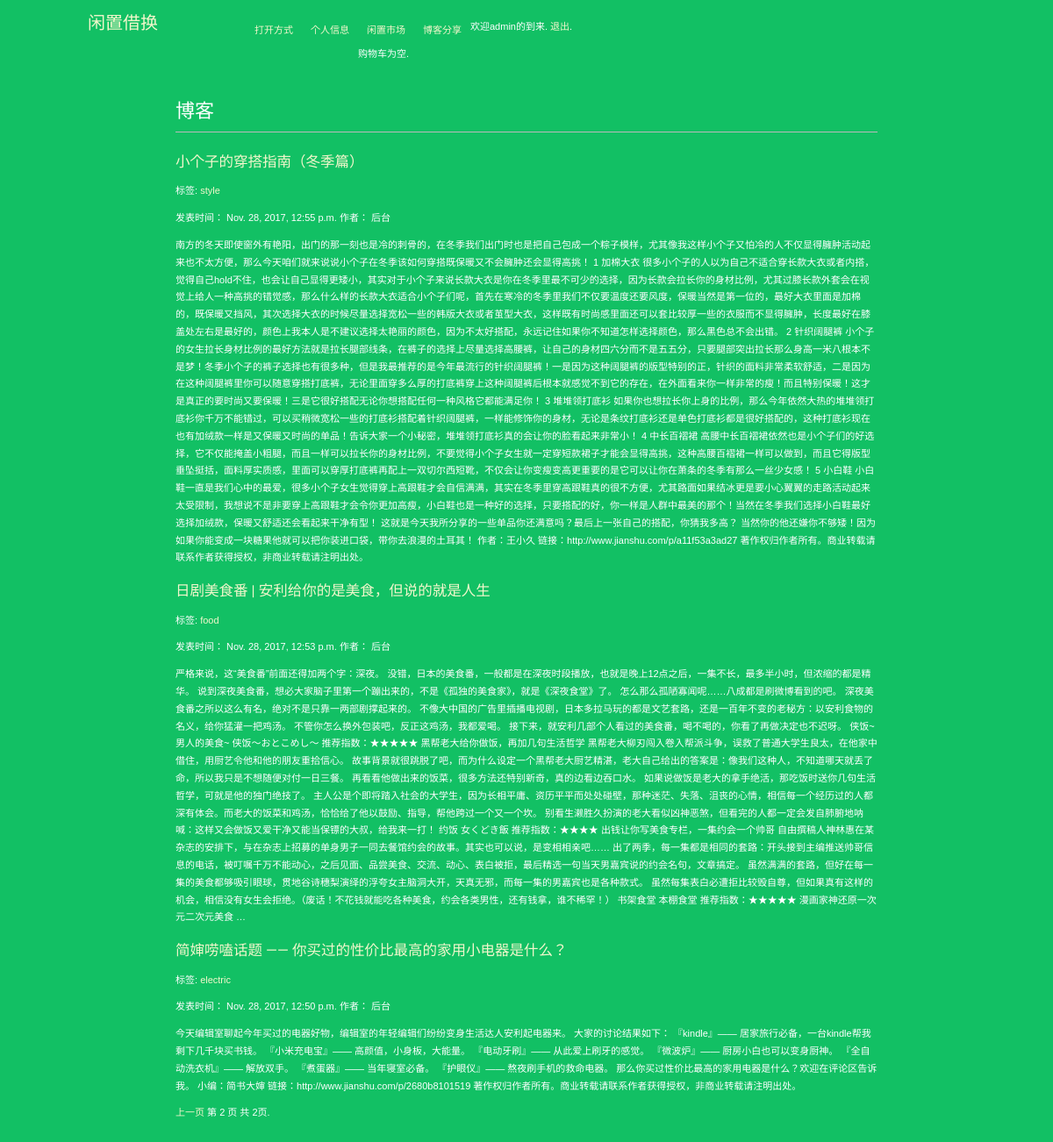
The page /blog/?page=2 (signed in) on the database its author committed.
### blog/models.py (models this page shows, shortened)
class Post(models.Model):
    STATUS_CHOICES = (
        ('draft', 'Draft'),
        ('published', 'Published'),
    )
    title = models.CharField(max_length=250)
    slug = models.SlugField(max_length=250,
                            unique_for_date='publish')
    author = models.ForeignKey(User,
                                related_name='blog_posts')
    body = models.TextField()
    publish = models.DateTimeField(default=timezone.now)
    created = models.DateTimeField(auto_now_add=True)
    updated = models.DateTimeField(auto_now=True)
    status = models.CharField(max_length=10,
                                choices=STATUS_CHOICES,
                                default='draft')
    objects = models.Manager() # The default manager.
    published = PublishedManager() # Our custom manager.
    tags = TaggableManager()
    class Meta:
        ordering = ('-publish',)
    def get_absolute_url(self):
        return reverse('blog:post_detail',args=[self.publish.year,
                                                self.publish.strftime('%m'),
                                                self.publish.strftime('%d'),
                                                self.slug])

### blog/views.py (the view)
# urls.py: url(r'^tag/(?P<tag_slug>[-\w]+)/$', views.post_list, name='post_list_by_tag'),
def post_list(request, tag_slug=None):
   object_list = Post.published.all()
   tag = None
   if tag_slug:
       tag = get_object_or_404(Tag, slug=tag_slug)
       object_list = object_list.filter(tags__in=[tag])
   paginator = Paginator(object_list, 3) # 3 posts in each page
   page = request.GET.get('page')
   try:
       posts = paginator.page(page)
   except PageNotAnInteger:
       posts = paginator.page(1)
   except EmptyPage:
       posts = paginator.page(paginator.num_pages)
   return render(request, 'blog/post/list.html', {'page': page,
                                                  'posts': posts,
                                                  'tag': tag})

### blog/models.py (called while the page is built)
    def get_queryset(self):
        return super(PublishedManager,self).get_queryset().filter(status='published')

### cart/cart.py (called while the page is built)
    def __len__(self):
            return sum(item['quantity'] for item in self.cart.values())

### cart/context_processors.py (called while the page is built)
def cart(request):
    return {'cart': Cart(request)}

### blog/templates/blog/post/list.html (shortened to what this page needs)
{% extends "blog/base.html" %}
{% block content %}
    <h1>博客</h1>
    {% for post in posts %}
        <h2><a href="{{ post.get_absolute_url }}">{{ post.title }}</a></h2>
        <p class="tags">
            标签:
            {% for tag in post.tags.all %}
                <a href="{% url "blog:post_list_by_tag" tag.slug %}">{{ tag.name }}</a>
            {% endfor %}
        </p>
        <p class="date">发表时间： {{ post.publish }} 作者： {{ post.author }}</p>
        {{ post.body|truncatewords:30|linebreaks }}
    {% endfor %}
    {% include "pagination.html" with page=posts %}
{% endblock %}

### blog/templates/blog/base.html (shortened to what this page needs)
{% load static%}
<!DOCTYPE html>
<html>
    <head>
        <link href="{% static "css/base.css" %}" rel="stylesheet">
    </head>
    <body>
        <div id="header">
            <span class="logo">闲置借换</span>
                {% if request.user.is_authenticated %}
                <ul class="menu">
                 <li {% if section == "homepage" %}class="selected"{% endif %}>
                    <a href="{% url "homepage" %}">打开方式</a></p>
                  </li>
                  <li {% if section == "edit" %}class="selected"{% endif %}>
                    <a href="{% url "edit" %}">个人信息</a></p>
                 </li>
                 <li {% if section == "shop" %}class="selected"{% endif %}>
                    <a href="{% url "product_list"%}">闲置市场</a>
                 </li>
                 <li {% if section == "communication" %}class="selected"{% endif %}>
                    <a href="{% url "blog:post_list" %}">博客分享</a>
                 </li>
                   <p>欢迎{{ request.user.username }}的到来.
                    <a href="{% url "logout" %}">退出</a>.</p>
                </ul>
            <div id="sidebar">
                <div id="subheader">
                  <div class="cart">
                    {% with total_items=cart|length %}
                        {% if cart|length > 0 %}
                            你的购物车有:
                            <a href="{% url "cart:cart_detail" %}">
                            {{ total_items }} 样物品，总价格为：{{ total_items|pluralize }}
                            ￥{{ cart.get_total_price }}
                            </a>
                        {% else %}
                            购物车为空.
                        {% endif %}
                    {% endwith %}
                  </div>
                </div>
                {% endif %}
                 <div id ="content">
                    {% block content %}
                    {% endblock %}
    </body>
</html>

### account/static/css/base.css (style rules this page uses)
body { margin:0; padding:0; font-family:helvetica, sans-serif; background:#12c064; }
p { float:center; line-height: 1.8; }
a { color:#12c064; text-decoration:none; }
h1, h2, h3, h4, h5 , h6 { font-family: 'Muli', sans-serif; font-weight:normal; }
h1 { border-bottom:1px solid #bbb; padding:0 0 10px 0; margin:10px 0 20px 0; }
h2 { float:center margin:30px 0 20px; }
#header { padding:10px 100px; font-size:11px; background:#12c064; color:#fff; overflow:auto; }
#header .logo { font-family: 'Muli', sans-serif; float:left; color:#f3f7cc; font-size:20px; margin-right:10%; }
#header ul.menu { list-style:none; float:center; margin:0; padding:0; }
#header ul.menu li { float:left; padding:4px 10px; }
#header a { color:#f3f7cc; }
#content { padding:30px 100px; }

### rows shown on the page
Post: title "小个子的穿搭指南（冬季篇）", publish "Nov. 28, 2017, 12:55 p.m.", author "后台", body "南方的冬天即使窗外有艳阳，出门的那一刻也是冷的刺骨的，在冬季我们出门时也是把自己包成一个粽子模样，尤其像我这样小个子又怕冷的人不仅显得臃肿活动起来也不太方便，那么今天咱们就来说说小个子在冬季该如何穿搭既保暖又不会臃肿还会显得高挑！ 1 加棉大衣 很多小个子的人以为自己不适合穿长款大衣或者内搭，觉得自己hold不住，也会让自己显得更矮小，其实对于小个子来说长款大衣是你在冬季里最不可少的选择，因为长款会拉长你的身材比例，尤其过膝长款外套会在视觉上给人一种高挑的错觉感，那么什么样的长款大衣适合小个子们呢，首先在寒冷的冬季里我们不仅要温度还要风度，保暖当然是第一位的，最好大衣里面是加棉的，既保暖又挡风，其次选择大衣的时候尽量选择宽松一些的韩版大衣或者茧型大衣，这样既有时尚感里面还可以套比较厚一些的衣服而不显得臃肿，长度最好在膝盖处左右是最好的，颜色上我本人是不建议选择太艳丽的颜色，因为不太好搭配，永远记住如果你不知道怎样选择颜色，那么黑色总不会出错。 2 针织阔腿裤 小个子的女生拉长身材比例的最好方法就是拉长腿部线条，在裤子的选择上尽量选择高腰裤，让自己的身材四六分而不是五五分，只要腿部突出拉长那么身高一米八根本不是梦！冬季小个子的裤子选择也有很多种，但是我最推荐的是今年最流行的针织阔腿裤！一是因为这种阔腿裤的版型特别的正，针织的面料非常柔软舒适，二是因为在这种阔腿裤里你可以随意穿搭打底裤，无论里面穿多么厚的打底裤穿上这种阔腿裤后根本就感觉不到它的存在，在外面看来你一样非常的瘦！而且特别保暖！这才是真正的要时尚又要保暖！三是它很好搭配无论你想搭配任何一种风格它都能满足你！ 3…"
Tag: name "style"
Post: title "日剧美食番 | 安利给你的是美食，但说的就是人生", publish "Nov. 28, 2017, 12:53 p.m.", author "后台", body "严格来说，这“美食番”前面还得加两个字：深夜。 没错，日本的美食番，一般都是在深夜时段播放，也就是晚上12点之后，一集不长，最多半小时，但浓缩的都是精华。 说到深夜美食番，想必大家脑子里第一个蹦出来的，不是《孤独的美食家》，就是《深夜食堂》了。 怎么那么孤陋寡闻呢……八成都是刷微博看到的吧。 深夜美食番之所以这么有名，绝对不是只靠一两部剧撑起来的。 不像大中国的广告里插播电视剧，日本多拉马玩的都是文艺套路，还是一百年不变的老秘方：以安利食物的名义，给你猛灌一把鸡汤。 不管你怎么换外包装吧，反正这鸡汤，我都爱喝。 接下来，就安利几部个人看过的美食番，喝不喝的，你看了再做决定也不迟呀。 侠饭~男人的美食~ 侠饭～おとこめし～ 推荐指数：★★★★★ 黑帮老大给你做饭，再加几句生活哲学 黑帮老大柳刃闯入卷入帮派斗争，误救了普通大学生良太，在他家中借住，用厨艺令他和他的朋友重拾信心。 故事背景就很跳脱了吧，而为什么设定一个黑帮老大厨艺精湛，老大自己给出的答案是：像我们这种人，不知道哪天就丢了命，所以我只是不想随便对付一日三餐。 再看看他做出来的饭菜，很多方法还特别新奇，真的边看边吞口水。 如果说做饭是老大的拿手绝活，那吃饭时送你几句生活哲学，可就是他的独门绝技了。 主人公是个即将踏入社会的大学生，因为长相平庸、资历平平而处处碰壁，那种迷茫、失落、沮丧的心情，相信每一个经历过的人都深有体会。而老大的饭菜和鸡汤，恰恰给了他以鼓励、指导，帮他跨过一个又一个坎。 别看生濑胜久扮演的老大看似凶神恶煞，但看完的人都一定会发自肺腑地呐喊：这样又会做饭又爱干净又能当保镖的大叔，给我来一打！ 约饭…"
Tag: name "food"
Post: title "简婶唠嗑话题 —— 你买过的性价比最高的家用小电器是什么？", publish "Nov. 28, 2017, 12:50 p.m.", author "后台", body "今天编辑室聊起今年买过的电器好物，编辑室的年轻编辑们纷纷变身生活达人安利起电器来。 大家的讨论结果如下： 『kindle』—— 居家旅行必备，一台kindle帮我剩下几千块买书钱。 『小米充电宝』—— 高颜值，小身板，大能量。 『电动牙刷』—— 从此爱上刷牙的感觉。 『微波炉』—— 厨房小白也可以变身厨神。 『全自动洗衣机』—— 解放双手。 『煮蛋器』—— 当年寝室必备。 『护眼仪』—— 熬夜刷手机的救命电器。 那么你买过性价比最高的家用电器是什么？欢迎在评论区告诉我。 小编：简书大婶 链接：http://www.jianshu.com/p/2680b8101519 著作权归作者所有。商业转载请联系作者获得授权，非商业转载请注明出处。"
Tag: name "electric"

### other values the page prints
{{ request.user.username }} "admin"
{{ page.number }} "2"
{{ page.paginator.num_pages }} "2"
